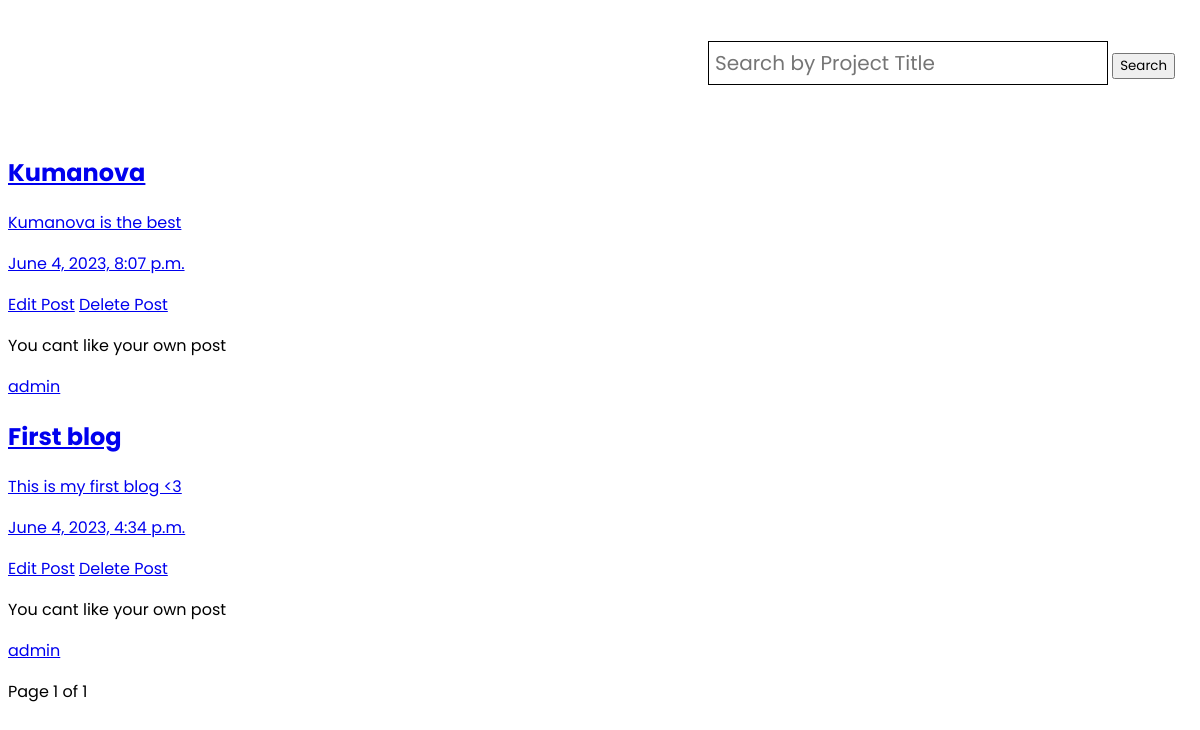
The app's page / (signed in) with its own data.
### posts/models.py (models this page shows, shortened)
class Posts(models.Model):
    owner = models.ForeignKey(Profile, on_delete=models.CASCADE)
    title = models.CharField(max_length=255)
    caption = models.TextField(blank=True, null=True)
    file = models.FileField(upload_to="media/files", default="")
    likes = models.IntegerField(default=0)
    comments = models.ForeignKey(
        "Comment", on_delete=models.CASCADE, null=True, blank=True
    )
    created = models.DateTimeField(auto_now_add=True)
    id = models.UUIDField(
        default=uuid.uuid4, unique=True, primary_key=True, editable=False
    )
    class Meta:
        ordering = ["-created"]

### users/models.py (models this page shows)
class Profile(models.Model):
    user = models.OneToOneField(User , on_delete=models.CASCADE)
    username = models.CharField(max_length = 25 , unique=True)
    email = models.EmailField(blank=True , null=True)
    name = models.CharField(max_length=30 , blank=True , null=True)
    profile_image = models.ImageField(blank=True , null=True, upload_to='profiles/', default='images/profiles/user-default.png')
    bio = models.TextField(blank=True , null=True)
    created = models.DateTimeField(auto_now_add = True)
    id = models.UUIDField(default=uuid.uuid4 , unique=True ,
                        primary_key=True , editable=False)
    def __str__(self):
        return self.username

### posts/views.py (the view)
# urls.py: path("", views.index, name="index"),
def index(request):
    search_query = ""
    if request.GET.get("search_query"):  # 'search_query' emri i inputit name
        search_query = request.GET.get("search_query")
    posts = Posts.objects.distinct().filter(
        Q(title__icontains=search_query)
        | Q(caption__icontains=search_query)
        |
        Q(owner__name__icontains=search_query)
    )
    paginator = Paginator(posts, 2)
    page_number = request.GET.get("page")
    page_obj = paginator.get_page(page_number)
    next = request.GET.get("next", "/")
    context = {
        "posts": posts,
        "paginator": paginator,
        "page_obj": page_obj,
        "search_query": search_query,
    }
    return render(request, "index.html", context)

### templates/index.html (shortened to what this page needs)
{% extends 'main.html' %}
{% block content %}
    {% for post in page_obj %}
    <a href="{% url 'singlePost' post.id %}">
        <h2>{{post.title}}</h2>
        {% if post.caption %}
        <p>{{post.caption}}</p>
        {% endif %}
        <p>{{post.created}}</p>
        {% if post.owner == request.user.profile %}
            <a href="{% url 'edit' post.id %}">Edit Post</a>
            <a href="{% url 'delete' post.id %}">Delete Post</a>
        {% endif %}
        <br>
        {% if post.owner == request.user.profile %}
            <p>You cant like your own post</p>
        {% endif %}
        <p><a href="{% url 'profile' post.owner.id %}">{{post.owner}}</a></p>
    {% endfor %}
    <div class="pagination">
        <span class="step-links">
            <span class="current">
                Page {{ page_obj.number }} of
                {{ page_obj.paginator.num_pages }}
            </span>
        </span>
    </div>
{% endblock content %}

### static/styles/navbar.css (style rules this page uses)
* { font-family: 'Poppins', sans-serif; }

### records on screen
Posts: title "Kumanova", caption "Kumanova is the best", created "June 4, 2023, 8:07 p.m.", shows "Edit Post", shows "You cant like your own post", owner "admin"
Posts: title "First blog", caption "This is my first blog <3", created "June 4, 2023, 4:34 p.m.", shows "Edit Post", shows "You cant like your own post", owner "admin"

### other values on screen
{{ page_obj.number }} "1"
{{ page_obj.paginator.num_pages }} "1"
